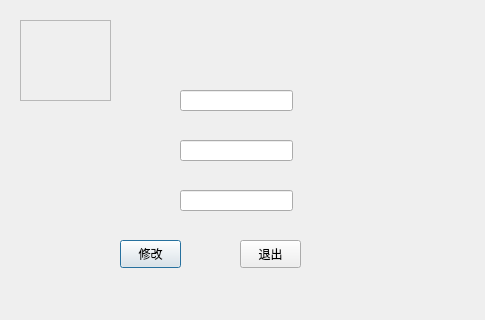
<?xml version="1.0" encoding="UTF-8"?>
<ui version="4.0">
 <class>StuPassMod</class>
 <widget class="QDialog" name="StuPassMod">
  <property name="geometry">
   <rect>
    <x>0</x>
    <y>0</y>
    <width>485</width>
    <height>320</height>
   </rect>
  </property>
  <property name="windowTitle">
   <string>Dialog</string>
  </property>
  <widget class="QPushButton" name="btn_Modify">
   <property name="geometry">
    <rect>
     <x>120</x>
     <y>240</y>
     <width>61</width>
     <height>28</height>
    </rect>
   </property>
   <property name="text">
    <string>修改</string>
   </property>
  </widget>
  <widget class="QPushButton" name="btn_Exe">
   <property name="geometry">
    <rect>
     <x>240</x>
     <y>240</y>
     <width>61</width>
     <height>28</height>
    </rect>
   </property>
   <property name="text">
    <string>退出</string>
   </property>
  </widget>
  <widget class="QLineEdit" name="edt_User">
   <property name="geometry">
    <rect>
     <x>180</x>
     <y>90</y>
     <width>113</width>
     <height>21</height>
    </rect>
   </property>
  </widget>
  <widget class="QLineEdit" name="edt_Pss">
   <property name="geometry">
    <rect>
     <x>180</x>
     <y>140</y>
     <width>113</width>
     <height>21</height>
    </rect>
   </property>
  </widget>
  <widget class="QLabel" name="label">
   <property name="geometry">
    <rect>
     <x>20</x>
     <y>20</y>
     <width>91</width>
     <height>81</height>
    </rect>
   </property>
   <property name="autoFillBackground">
    <bool>false</bool>
   </property>
   <property name="styleSheet">
    <string notr="true">image: url(:/pic/seu.png);</string>
   </property>
   <property name="frameShape">
    <enum>QFrame::StyledPanel</enum>
   </property>
   <property name="text">
    <string/>
   </property>
   <property name="scaledContents">
    <bool>false</bool>
   </property>
  </widget>
  <widget class="QLineEdit" name="edt_Pss_2">
   <property name="geometry">
    <rect>
     <x>180</x>
     <y>190</y>
     <width>113</width>
     <height>21</height>
    </rect>
   </property>
  </widget>
 </widget>
 <resources/>
 <connections/>
</ui>
